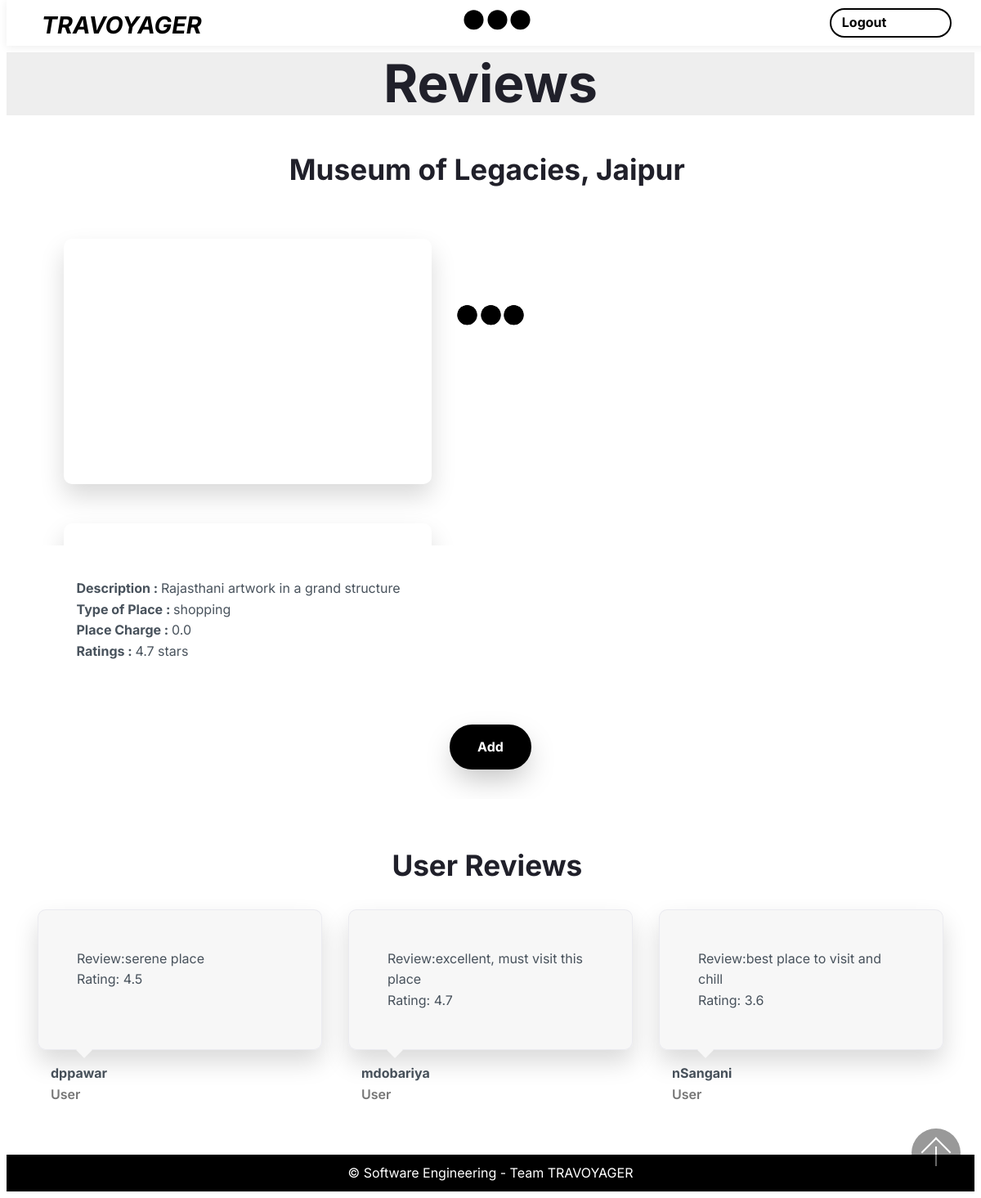
/placeExplore/26/26, run on the app's committed database.
### travel/models.py (models this page shows, shortened)
class Place(models.Model):
    place_id=models.AutoField(primary_key=True)
    dest_id=models.ForeignKey(Destination,default=1,on_delete=models.SET_DEFAULT)
    name_place=models.CharField(max_length=100)
    desc_place=models.CharField(max_length=400)
    latitude=models.FloatField()
    longitude=models.FloatField()
    extra_charge=models.FloatField()
    time_durationForVisit=models.TimeField()
    rate_place=models.FloatField()
    type_of_Place=models.CharField(max_length=50)  #, choices=[(tag, tag.value) for tag in placeTypeChoice] ) #enum, beach, shopping, historical, tracking, religious, relexing

class Destination(models.Model):
    dest_id=models.AutoField(primary_key=True)
    dest_name=models.CharField(max_length=200,unique=True)
    state=models.CharField(max_length=200)
    temprature=models.FloatField()
    humidity=models.FloatField()

class Place_Image(models.Model):
    place_id=models.ForeignKey(Place,default=1,on_delete=models.SET_DEFAULT)
    image_of_place=models.CharField(max_length=1000)

class Place_Review(models.Model):
    place_id=models.ForeignKey(Place,default=1,on_delete=models.SET_DEFAULT)
    user_id=models.ForeignKey(User,default=1,on_delete=models.SET_DEFAULT)
    review_place=models.TextField(max_length=1000,null=True)
    rate_place=models.FloatField()
    class Meta:
        unique_together = (("user_id", "place_id"))

class User(models.Model):
    username = models.CharField(max_length=200,unique=True)
    password = models.CharField(max_length=15)
    email = models.EmailField(unique=True)
    contact = models.IntegerField()
    gender = models.CharField(max_length=1)
    dob = models.DateField()

### travel/views.py (the view)
# urls.py: path('placeExplore/<int:pk>/<int:location>', placeExplore, name='placeExplore'),
def placeExplore(request, pk, location):
    place_obj = Place.objects.get(place_id=pk)
    place_img = Place_Image.objects.filter(place_id=place_obj).all()
    place_review = Place_Review.objects.filter(place_id=place_obj).all()
    context={
        'place_obj':place_obj,
        'place_img':place_img,
        'place_review':place_review,
        'location':location
    }
    return render(request, 'placeExplore.html', context)

### travel/Templates/placeExplore.html (shortened to what this page needs)
<!DOCTYPE html>
<html amp >
<head>
</head>
<body>
  <section class="menu horizontal-menu cid-swwpJQDXGc" id="menu2-2o">
    <nav class="navbar navbar-dropdown navbar-expand-lg navbar-fixed-top">
       <div class="menu-container container-fluid">
      <div class="navbar-brand">
          <span class="navbar-logo">
              <amp-img src="./static/logo-60x50.png" layout="responsive" width="36" height="30" alt="Mobirise" class="mobirise-loader">
                  <div placeholder="" class="placeholder">
                                <div class="mobirise-spinner">
                                    <em></em>
                                    <em></em>
                                    <em></em>
                                </div></div>
              </amp-img>
          </span>
          <p class="brand-name mbr-fonts-style mbr-bold display-5"><em>TRAVOYAGER</em></p></div>
      <div class="collapse navbar-collapse" id="navbarSupportedContent">
            <ul class="navbar-nav nav-dropdown" data-app-modern-menu="true"></ul>
            <div class="navbar-buttons mbr-section-btn align-center">
                <a class="btn btn-sm btn-info-outline display-4" href="/">Logout&nbsp; &nbsp; &nbsp; &nbsp; &nbsp; &nbsp; &nbsp; &nbsp; &nbsp;</a></div>
      </div>
        </div>
    </nav>
</section>
<section class="mbr-section 01 cid-swxdeJQvqo" id="content1-2s">
    <div class="container">
       <div class="mbr-row mbr-jc-c">
           <div class="mbr-col-sm-12 mbr-col-md-10">
               <h2 class="mbr-section-title align-center mbr-fonts-style mbr-bold display-1">Reviews</h2>
           </div>
       </div>
   </div>
</section>
<section class="slider1 slider cid-swBbtT91Qu" id="slider1-38">
    <div class="container">
        <div class="mbr-pb-4">
            <h3 class="mbr-fonts-style mbr-section-title mbr-bold align-center mbr-pb-2 display-2">
                {{place_obj.name_place}}, {{place_obj.dest_id.dest_name}}&nbsp;</h3>
        </div>
        <div class="slider-box">
            <amp-carousel class="carousel" height="360" layout="fixed-height" type="carousel">
                {% for obj in place_img %}
            <div class="carousel-img mbr-col-sm-12">
                <amp-img class="mobirise-loader" src="{{obj.image_of_place}}" alt="Mobirise" width="540" height="360" layout="responsive">
                    <div placeholder="" class="placeholder">
                                <div class="mobirise-spinner">
                                    <em></em>
                                    <em></em>
                                    <em></em>
                                </div></div>
                </amp-img>
            </div>
            {% endfor %}
           </amp-carousel>
        </div>
    </div>
</section>
<section class="02 mbr-section article cid-swBbE2ZQUM" id="content2-39">
    <div class="container">
        <div class="mbr-row mbr-jc-c">
            <div class="mbr-col-sm-12 mbr-col-md-10 mbr-col-lg-11">
                <p class="mbr-text mbr-fonts-style mbr-py-1 display-7">
                   <strong>Description : </strong> {{place_obj.desc_place}}<br>
                   <strong>Type of Place : </strong> {{place_obj.type_of_Place}}<br>
                   <strong>Place Charge : </strong> {{place_obj.extra_charge}}<br>
                   <strong>Ratings : </strong> {{place_obj.rate_place}} stars<br>
                </p>
            </div>
        </div>
    </div>
</section>
<section class="mbr-section 04 cid-swBbXGI5tG" id="content5-3b">
    <div class="container">
        <div class="mbr-row mbr-jc-c">
            <div class="mbr-section-btn mbr-col-md-12 mbr-col-sm-12 mbr-col-lg-8 align-center">
                <a class="btn btn-primary display-4" href="/addPlace/addPlaceEntry/{{place_obj.place_id}}/{{location}}">Add</a>
            </div>
        </div>
    </div>
</section>
<section class="testimonials1 mbr-section cid-swBbPPo7Tr" id="testimonials1-3a">
    <div class="container">
        <div class="mbr-row mbr-jc-c">
            <div class="mbr-col-sm-12 mbr-col-md-12">
                <h2 class="mbr-section-title mbr-fonts-style mbr-bold align-center mbr-pb-4 display-2">User Reviews&nbsp;</h2>
            </div>
            {% for obj in place_review %}
            <div class="card mbr-col-sm-12 mbr-col-md-6 mbr-flex mbr-column mbr-col-lg-4 md-pb">
                <div class="card-wrapper mbr-p-5">
                    <p class="mbr-text mbr-fonts-style align-left display-4">
                        Review:{{obj.review_place}}<br>
                        Rating: {{obj.rate_place}}<br>
                    </p>
                </div>
                <div class="signature mbr-pt-2 mbr-px-2">
                    <div class="author-name mbr-fonts-style mbr-bold display-7">
                        {{obj.user_id.username}}
                    </div>
                    <div class="author-title mbr-semibold mbr-fonts-style display-4">
                        User
                    </div>
                </div>
            </div>
            {% endfor %}
        </div>
    </div>
</section>
<section class="footer1 cid-swwpJRsu96" id="footer1-2p">
    <div class="container">
        <div class="align-center mbr-p-1">
            <p class="mbr-text mbr-white mbr-fonts-style display-4">
                © Software Engineering - Team TRAVOYAGER<br></p>
        </div>
    </div>
</section>
  <button id="scrollToTopButton" on="tap:top-page.scrollTo(duration=200)">                                         <a class="scroll-to-top-arrow"></a>                                     </button></body>
</html>

### data on the page
Place: name_place "Museum of Legacies", dest_id.dest_name "Jaipur", desc_place "Rajasthani artwork in a grand structure", type_of_Place "shopping", extra_charge "0.0", rate_place "4.7"
Place_Review: review_place "serene place", rate_place "4.5", user_id.username "dppawar"
Place_Review: review_place "excellent, must visit this place", rate_place "4.7", user_id.username "mdobariya"
Place_Review: review_place "best place to visit and chill", rate_place "3.6", user_id.username "nSangani"
